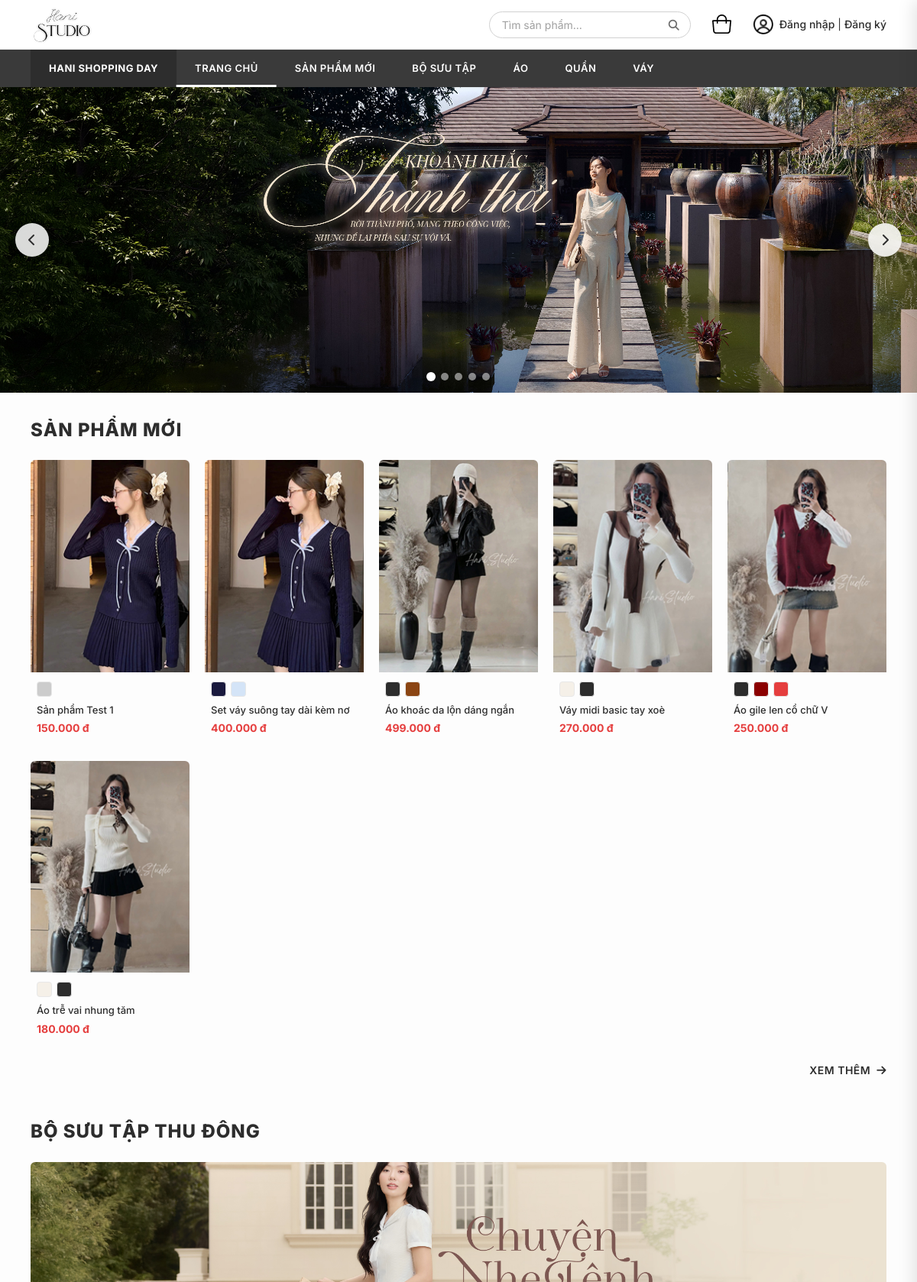
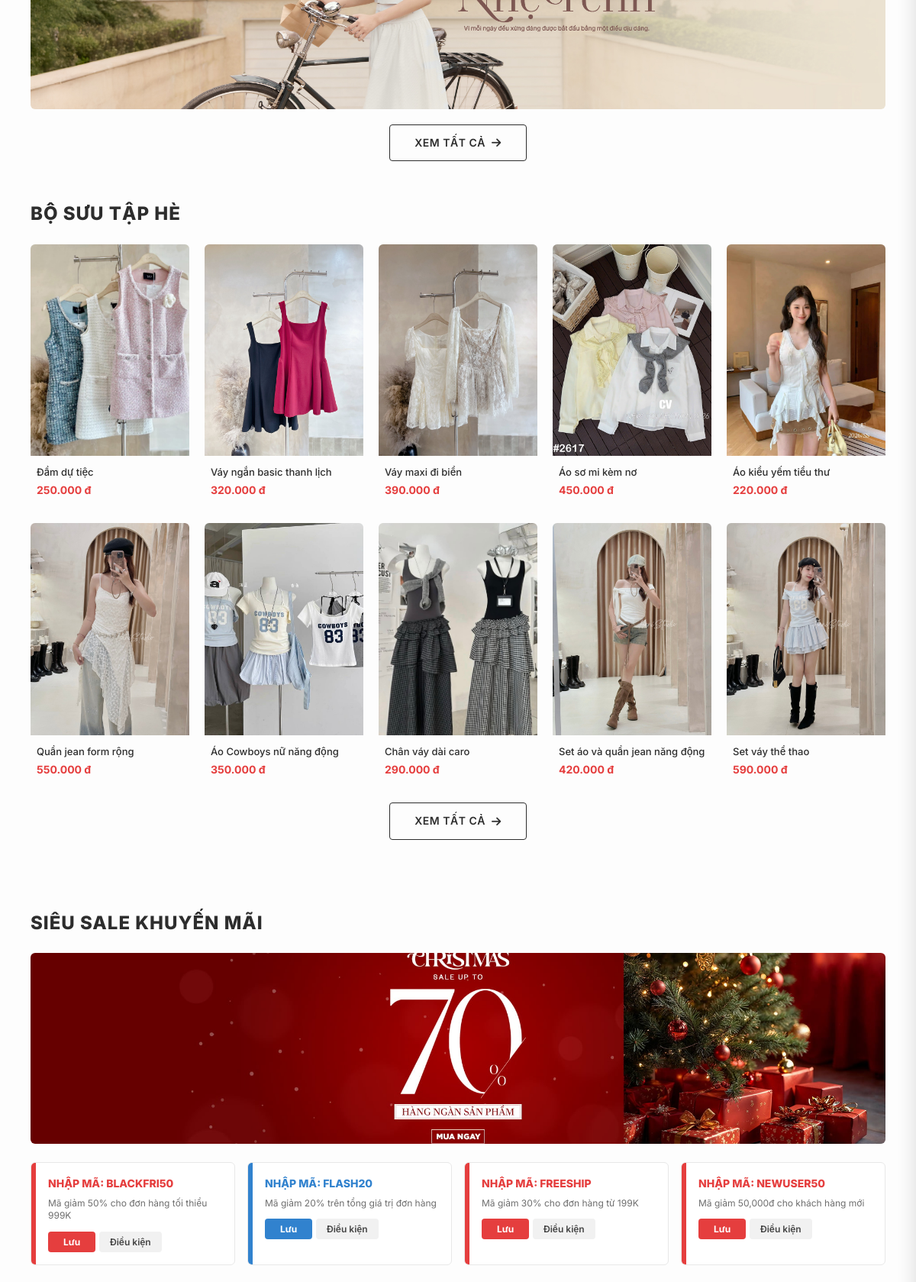
The page / (upper part) on the database its author committed (2 pictures, top to bottom).
### reviews/models.py (models this page shows, shortened)
class Product(models.Model):
    name = models.CharField(max_length=255, verbose_name="Tên sản phẩm")
    code = models.CharField(max_length=50, unique=True, verbose_name="Mã sản phẩm")
    price = models.DecimalField(max_digits=12, decimal_places=0, verbose_name="Giá")
    old_price = models.DecimalField(max_digits=12, decimal_places=0, null=True, blank=True, verbose_name="Giá cũ")
    image_name = models.CharField(max_length=100, verbose_name="Tên file ảnh (trong static)")
    colors = models.JSONField(default=list, blank=True, verbose_name="Danh sách màu (JSON: name, hex)")
    sizes = models.JSONField(default=list, blank=True, verbose_name="Danh sách size (JSON list)")
    categories = models.ManyToManyField(Category, verbose_name="Danh mục")
    description = models.TextField(blank=True, verbose_name="Mô tả")
    stock = models.IntegerField(default=100, verbose_name="Tồn kho")
    class Meta:
        verbose_name = "Sản phẩm"
        verbose_name_plural = "Sản phẩm"

### reviews/views.py (the view)
# urls.py: 2. Add a URL to urlpatterns:  path('', views.home, name='home')
def home(request):
    if request.user.is_authenticated and request.user.is_staff:
        return redirect('admin_dashboard')
    all_p = get_all_products_from_db()
    winter_images = ['sp1.png', 'sp2.png', 'sp3.png', 'sp4.png', 'sp5.png']
    new_products = [p for p in all_p if p['image'] in winter_images]
    summer_products = [p for p in all_p if p['image'] not in winter_images]
    if request.user.is_authenticated:
        cart_count = CartItem.objects.filter(user=request.user).count()
    else:
        cart_count = len(request.session.get('cart', []))
    return render(request, 'reviews/home.html', {
        'products': new_products,
        'winter_products': new_products,
        'summer_products': summer_products,
        'coupons': COUPONS,
        'cart_count': cart_count
    })

### reviews/context_processors.py (called while the page is built)
def coupons_processor(request):
    return {'COUPONS_LIST': COUPONS}

### reviews/templatetags/shop_filters.py (called while the page is built)
@register.filter
def format_price(value):
    if value is None:
        return ""
    try:
        return f"{int(value):,.0f} đ".replace(",", ".")
    except (ValueError, TypeError):
        return value

### reviews/views.py (called while the page is built)
def get_all_products_from_db():
    db_products = []
    for p_obj in Product.objects.all():
        db_products.append({
            'id': p_obj.id,
            'name': p_obj.name,
            'code': p_obj.code,
            'price': int(p_obj.price),
            'old_price': int(p_obj.old_price) if p_obj.old_price else None,
            'image': p_obj.image_name,
            'colors': p_obj.colors if p_obj.colors else [{'name': 'Mặc định', 'hex': '#ccc'}],
            'sizes': p_obj.sizes if p_obj.sizes else ['S', 'M', 'L'],
            'category': [cat.slug for cat in p_obj.categories.all()]
        })
    return db_products if db_products else PRODUCTS

### templates/reviews/home.html (shortened to what this page needs)
{% extends "base.html" %}
{% load static shop_filters %}
{% block content %}
<section class="banner-slider" id="banner-slider">
    <div class="slider-track" id="slider-track">
        <div class="slide"><img src="{% static 'images/img_22.jpg' %}" alt="New Arrivals"></div>
    </div>
    <button class="slider-btn prev" onclick="prevSlide()"><i class="fas fa-chevron-left"></i></button>
    <button class="slider-btn next" onclick="nextSlide()"><i class="fas fa-chevron-right"></i></button>
    <div class="slider-dots" id="slider-dots"></div>
</section>
<section class="section-products">
    <h2 class="section-title">SẢN PHẨM MỚI</h2>
    <div class="product-grid" id="new-products-grid">
        {% for product in products %}
        <div class="product-card" onclick="location.href='{% url 'product_detail' product.id %}'">
            <div class="product-card-image">
                <img src="{% static 'images/' %}{{ product.image }}" alt="{{ product.name }}" loading="lazy">
            </div>
            <div class="product-card-info">
                <div class="product-colors-preview">
                    {% for color in product.colors %}
                    <div class="color-dot" style="background:{{ color.hex }}" title="{{ color.name }}"></div>
                    {% endfor %}
                </div>
                <p class="product-card-name">{{ product.name }}</p>
                <p class="product-card-price">{{ product.price|format_price }}</p>
            </div>
        </div>
        {% endfor %}
    </div>
    <div class="section-action">
        <a href="{% url 'all_products_cat' 'san-pham-moi' %}" class="btn-view-more">XEM THÊM <i class="fas fa-arrow-right"></i></a>
    </div>
</section>
<section class="section-collection">
    <h2 class="section-title">BỘ SƯU TẬP THU ĐÔNG</h2>
    <div class="collection-banner">
        <img src="{% static 'images/img_23.jpg' %}" alt="Bộ sưu tập thu đông">
    </div>
    <div class="section-action center">
        <a href="{% url 'all_products_cat' 'bo-suu-tap' %}" class="btn-view-all">XEM TẤT CẢ <i class="fas fa-arrow-right"></i></a>
    </div>
</section>
<section class="section-collection-summer" style="background-color: #fdfdfd; padding-bottom: 40px;">
    <h2 class="section-title">BỘ SƯU TẬP HÈ</h2>
    <div class="product-grid" style="grid-template-columns: repeat(5, 1fr);">
        {% for product in summer_products %}
        <div class="product-card" onclick="location.href='{% url 'product_detail' product.id %}'">
            <div class="product-card-image">
                <img src="{% static 'images/' %}{{ product.image }}" alt="{{ product.name }}" loading="lazy">
            </div>
            <div class="product-card-info">
                <p class="product-card-name">{{ product.name }}</p>
                <p class="product-card-price">{{ product.price|format_price }}</p>
            </div>
        </div>
        {% endfor %}
    </div>
    <div class="section-action center">
        <a href="{% url 'all_products_cat' 'bo-suu-tap-he' %}" class="btn-view-all">XEM TẤT CẢ <i class="fas fa-arrow-right"></i></a>
    </div>
</section>
<section class="section-sale">
    <h2 class="section-title">SIÊU SALE KHUYẾN MÃI</h2>
    <div class="sale-banner">
        <img src="{% static 'images/my_image.jpg' %}" alt="Black Friday Sale">
    </div>
    <div class="coupon-cards">
        {% for coupon in coupons %}
        <div class="coupon-card">
            <div class="coupon-icon {{ coupon.color }}"></div>
            <div class="coupon-info">
                <p class="coupon-code {{ coupon.color }}">NHẬP MÃ: {{ coupon.code }}</p>
                <p class="coupon-desc">{{ coupon.desc }}</p>
                <div class="coupon-actions">
                    <button class="btn-coupon-save {{ coupon.color }}">Lưu</button>
                    <button class="btn-coupon-detail">Điều kiện</button>
                </div>
            </div>
        </div>
        {% endfor %}
    </div>
</section>
{% endblock %}

### rows shown on the page
Product: image (picture), name "Sản phẩm Test 1"
Product: image (picture), name "Set váy suông tay dài kèm nơ"
Product: image (picture), name "Áo khoác da lộn dáng ngắn"
Product: image (picture), name "Váy midi basic tay xoè"
Product: image (picture), name "Áo gile len cổ chữ V"
Product: image (picture), name "Áo trễ vai nhung tăm"
Product: image (picture), name "Đầm dự tiệc"
Product: image (picture), name "Váy ngắn basic thanh lịch"
Product: image (picture), name "Váy maxi đi biển"
Product: image (picture), name "Áo sơ mi kèm nơ"
Product: image (picture), name "Áo kiểu yếm tiểu thư"
Product: image (picture), name "Quần jean form rộng"
Product: image (picture), name "Áo Cowboys nữ năng động"
Product: image (picture), name "Chân váy dài caro"
Product: image (picture), name "Set áo và quần jean năng động"
Product: image (picture), name "Set váy thể thao"

### other values the page prints
{{ product.price|format_price }} "150.000 đ" "400.000 đ" "499.000 đ" "270.000 đ" "250.000 đ" "180.000 đ"
{{ product.price|format_price }} "250.000 đ" "320.000 đ" "390.000 đ" "450.000 đ" "220.000 đ" "550.000 đ" "350.000 đ" "290.000 đ" "420.000 đ" "590.000 đ"
{{ coupon.code }} "BLACKFRI50" "FLASH20" "FREESHIP" "NEWUSER50"
{{ coupon.desc }} "Mã giảm 50% cho đơn hàng tối thiểu 999K" "Mã giảm 20% trên tổng giá trị đơn hàng" "Mã giảm 30% cho đơn hàng từ 199K" "Mã giảm 50,000đ cho khách hàng mới"
